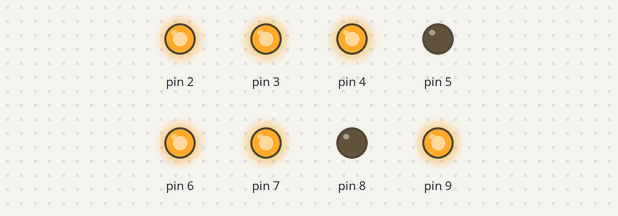
Recording of a sketch running on a simulated Arduino Uno, built with avr-gcc and run on an emulated ATmega328P. On the bench: output pins drawn as LEDs (lit = HIGH).

Above: at 0.2 s.
At 1.2 s:
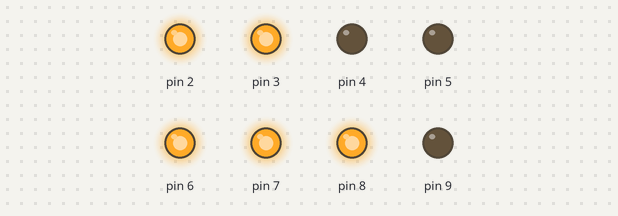
At 1.7 s:
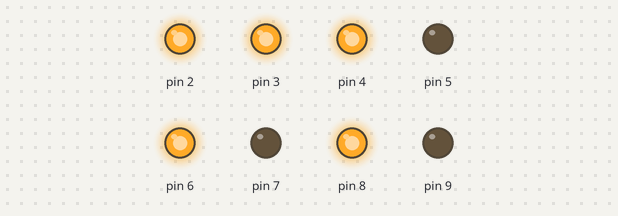
At 2.7 s:
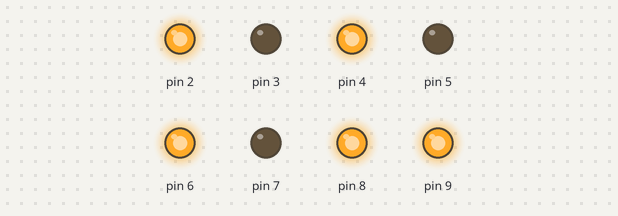
At 4.2 s:
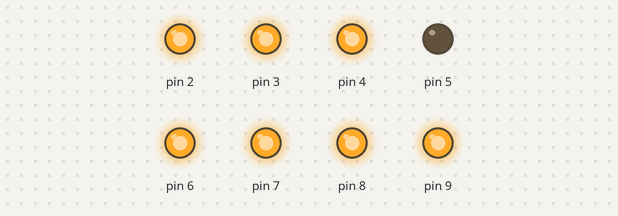
At 5.7 s:
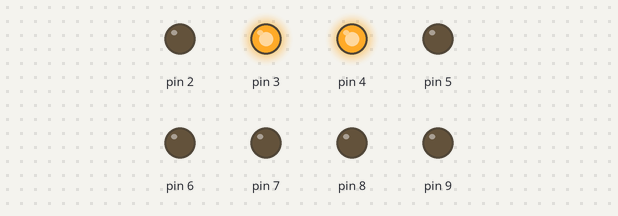
Timing chart, 0 to 6.5 s (numbered marks = the images above):
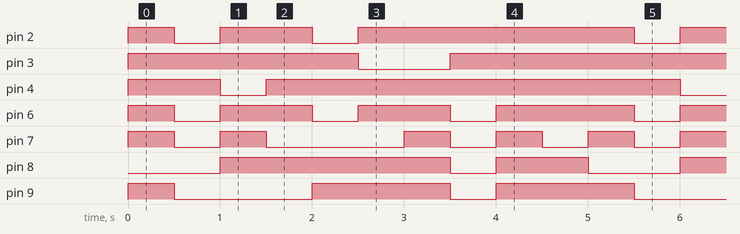

The sketch:

7c2.ino
```cpp
/*
  2
9   3
  8
7   4
  6   5
*/

int d0 = B11101101;
int d1 = B01100000;
int d2 = B11001110;
int d3 = B11101010;
int d4 = B01100011;
int d5 = B10101011;
int d6 = B10101111;
int d7 = B11100000;
int d8 = B11101111;
int d9 = B11101011;

void setup()
{
  pinMode(2, OUTPUT);
  pinMode(3, OUTPUT);
  pinMode(4, OUTPUT);
  pinMode(5, OUTPUT);
  pinMode(6, OUTPUT);
  pinMode(7, OUTPUT);
  pinMode(8, OUTPUT);
  pinMode(9, OUTPUT);
}

void g1() {
  for (int j = 0; j < 8; j++) {
    digitalWrite(9-j, bitRead(d1, j));
  }
}

void g2() {
  for (int j = 0; j < 8; j++) {
    digitalWrite(9-j, bitRead(d2, j));
  }
}

void g3() {
  for (int j = 0; j < 8; j++) {
    digitalWrite(9-j, bitRead(d3, j));
  }
}

void g4() {
  for (int j = 0; j < 8; j++) {
    digitalWrite(9-j, bitRead(d4, j));
  }
}

void g5() {
  for (int j = 0; j < 8; j++) {
    digitalWrite(9-j, bitRead(d5, j));
  }
}

void g6() {
  for (int j = 0; j < 8; j++) {
    digitalWrite(9-j, bitRead(d6, j));
  }
}

void g7() {
  for (int j = 0; j < 8; j++) {
    digitalWrite(9-j, bitRead(d7, j));
  }
}

void g8() {
  for (int j = 0; j < 8; j++) {
    digitalWrite(9-j, bitRead(d8, j));
  }
}

void g9() {
  for (int j = 0; j < 8; j++) {
    digitalWrite(9-j, bitRead(d9, j));
  }
}

void g0() {
  for (int j = 0; j < 8; j++) {
    digitalWrite(9-j, bitRead(d0, j));
  }
}

void loop()
{
  for (int i = 0; i <= 9; i++) {
    if (i==0) { g0(); }
    if (i==1) { g1(); }
    if (i==2) { g2(); }
    if (i==3) { g3(); }
    if (i==4) { g4(); }
    if (i==5) { g5(); }
    if (i==6) { g6(); }
    if (i==7) { g7(); }
    if (i==8) { g8(); }
    if (i==9) { g9(); }
    delay(500);
  }
}
```

Measured:
- by itself, pin 2: repeats every 5.0 s: LOW 0.50 s, HIGH 1.0 s, LOW 0.50 s, HIGH 3.0 s
- by itself, pin 3: repeats every 5.0 s: LOW 1.0 s, HIGH 4.0 s
- by itself, pin 4: repeats every 5.0 s: LOW 0.50 s, HIGH 4.5 s
- by itself, pin 6: repeats every 5.0 s: 2 × (LOW 0.50 s, HIGH 1.0 s), LOW 0.50 s, HIGH 1.5 s
- by itself, pin 7: repeats every 5.0 s: LOW 0.50 s, HIGH 0.50 s, LOW 1.5 s, 2 × (HIGH 0.50 s, LOW 0.50 s), HIGH 0.50 s
- by itself, pin 8: repeats every 5.0 s: LOW 0.50 s, HIGH 1.0 s, LOW 1.0 s, HIGH 2.5 s
- by itself, pin 9: repeats every 5.0 s: LOW 1.5 s, HIGH 1.5 s, LOW 0.50 s, HIGH 1.5 s
